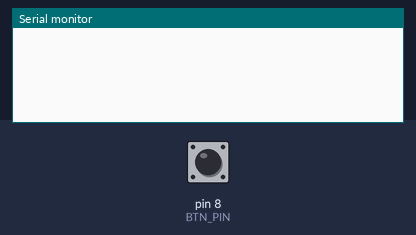
Recording of a sketch running on a simulated Arduino Leonardo, built with avr-gcc and run on an emulated ATmega32U4. On the bench: the last lines printed to the serial monitor. The test bench sets the inputs (shaded band); at power-on: pin 8 (BTN_PIN) HIGH. USB keyboard and mouse output is not drawn.

Above: at 1.2 s.
1.3 s: pin 8 (BTN_PIN) pulled LOW for 0.15 s
At 2.7 s:
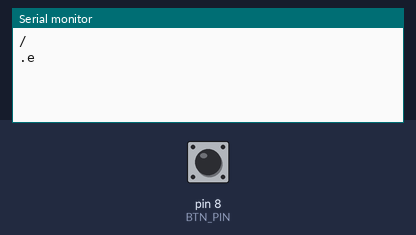
3.3 s: pin 8 (BTN_PIN) pulsed LOW 2 times (0.12 s each, 0.3 s apart)
At 4.5 s:
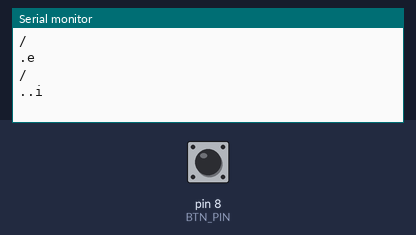
5.5 s: pin 8 (BTN_PIN) pulsed LOW 5 times (0.12 s each, 0.3 s apart)
At 6.9 s:
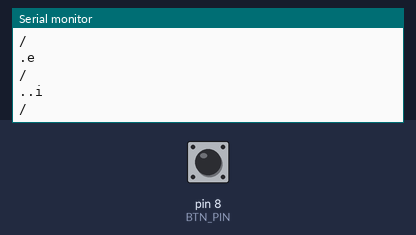

The sketch:

main.ino
```cpp
/** Circuit description
 * button on pin 8 and GND
 */

#include "MorseDecoder.h"

const int BTN_PIN = 8;
MorseDecoder* decoder;

void setup() {
    Serial.begin(9600);
    Keyboard.begin();

    pinMode(BTN_PIN, INPUT_PULLUP);

    decoder = new MorseDecoder();
}

void loop() {
    static bool old_val = 0;
    bool new_val = digitalRead(BTN_PIN) == LOW;
    if (old_val != new_val) {
        if (new_val) {
            decoder->pressed();
        } else {
            decoder->released();
        }
        old_val = new_val;
    }
    decoder->update();
    delay(10);
}
```

Letter.h
```cpp
#ifndef LETTER_H
#define LETTER_H

struct Letter {
    int buffer_;
    int buffer_n_;
    char symbol_;

    Letter() : Letter(0, 0, 0) {}

    Letter(int buffer, int buffer_n, char symbol) {
        buffer_ = buffer;
        buffer_n_ = buffer_n;
        symbol_ = symbol;
    }

    void clear() {
        buffer_ = 0;
        buffer_n_ = 0;
    }
};

bool operator==(const Letter& lhs, const Letter& rhs) {
    return lhs.buffer_ == rhs.buffer_ && lhs.buffer_n_ == rhs.buffer_n_;
}

#endif
```

MorseDecoder.h
```cpp
#ifndef MORSER_DECODER_H
#define MORSER_DECODER_H

#include <Keyboard.h>

#include "layout.h"
#include "Letter.h"
#include "Streaming.h"
#include "Timer.h"

class MorseDecoder {
    public:
        MorseDecoder() {
            timer = new Timer(0);
            letter = new Letter();
        }

        void update() {
            time_t dt = timer->delta(0);
            if (button_down_) {
                if (dt > BACKSPACE_TIME) {
                    Keyboard.press(8);
                }
            } else {
                if (dt > STOP_TIME) {
                    letter->clear();
                } else if (dt > END_SYMBOL_TIME) {
                    endSymbol();
                }
            }
        }

        void pressed() {
            button_down_ = 1;
            time_t dt = timer->delta();
            if (dt > END_WORD_TIME && dt < STOP_TIME) {
                endWord();
            }
        }

        void released() {
            button_down_ = 0;
            time_t dt = timer->delta();
            // Was pressed during dt
            if (dt > BACKSPACE_TIME) {
                Keyboard.release(8);
                letter->clear();
                return;
            }

            if (dt < (DOT_TIME + DASH_TIME) / 2) {
                symbol(0);
            } else {
                symbol(1);
            }
        }

    private:
        void symbol(bool dash) {
            if (letter->buffer_n_ >= 32) {
                Serial << "ERROR: Too long sequence. Letter cleared.\n";
                letter->clear();
            }
            letter->buffer_ <<= 1;
            letter->buffer_ |= dash;
            ++letter->buffer_n_;
        }

        void endWord() {
            endSymbol();
            Serial << "/\n";
            Keyboard << ' ';
        }

        void endSymbol() {
            if (letter->buffer_n_ == 0) return;
            for (int i = 0; i < letter->buffer_n_; ++i) {
                Serial << (letter->buffer_ & bit(i) ? '-' : '.');
            }

            bool found = 0;
            for (const Letter& pattern : patterns) {
                if (pattern == *letter) {
                    Serial << pattern.symbol_ << '\n';
                    Keyboard << pattern.symbol_;
                    found = 1;
                    break;
                }
            }
            if (!found) {
                Serial << "ERROR: Unknown symbol\n";
            }
            letter->clear();
        }

        const time_t TIME_UNIT_ = 120;
        const time_t DOT_TIME        = 1  * TIME_UNIT_;
        const time_t DASH_TIME       = 3  * TIME_UNIT_;
        const time_t END_SYMBOL_TIME = 3  * TIME_UNIT_;
        const time_t END_WORD_TIME   = 7  * TIME_UNIT_;
        const time_t STOP_TIME       = 30 * TIME_UNIT_;
        const time_t BACKSPACE_TIME  = 6  * TIME_UNIT_;
        Letter* letter;
        Timer* timer;
        bool button_down_ = 0;
};

#endif
```

Streaming.h
```cpp
#ifndef STREAMING_H
#define STREAMING_H

template<class T>
Print& operator<<(Print &obj, T arg) {
    obj.print(arg);
    return obj;
}

#endif
```

Timer.h
```cpp
#ifndef TIMER_H
#define TIMER_H

using time_t = unsigned long;

class Timer {
    public:
        Timer() : Timer(millis()) {}

        Timer(const time_t& time) {
            last_time_ = time;
        }

        time_t time() {
            return millis();
        }

        time_t delta(bool update = 1) {
            time_t now_time = time();
            time_t delta_time = now_time - last_time_;
            if (update) {
                last_time_ = now_time;
            }
            return delta_time;
        }

    private:
        time_t last_time_;
};

#endif
```

layout.h
```cpp
#ifndef LAYOUT_H
#define LAYOUT_H

#include "Letter.h"

Letter patterns[] = {
    // Letters
    {0b01  , 2, 'a'},
    {0b1000, 4, 'b'},
    {0b1010, 4, 'c'},
    {0b100 , 3, 'd'},
    {0b0   , 1, 'e'},
    {0b0010, 4, 'f'},
    {0b110 , 3, 'g'},
    {0b0000, 4, 'h'},
    {0b00  , 2, 'i'},
    {0b0111, 4, 'j'},
    {0b101 , 3, 'k'},
    {0b0100, 4, 'l'},
    {0b11  , 2, 'm'},
    {0b10  , 2, 'n'},
    {0b111 , 3, 'o'},
    {0b0110, 4, 'p'},
    {0b1101, 4, 'q'},
    {0b010 , 3, 'r'},
    {0b000 , 3, 's'},
    {0b1   , 1, 't'},
    {0b001 , 3, 'u'},
    {0b0001, 4, 'v'},
    {0b011 , 3, 'w'},
    {0b1000, 4, 'x'},
    {0b1011, 4, 'y'},
    {0b1100, 4, 'z'},

    // Numbers
    {0b01111, 5, '1'},
    {0b00111, 5, '2'},
    {0b00011, 5, '3'},
    {0b00001, 5, '4'},
    {0b00000, 5, '5'},
    {0b10000, 5, '6'},
    {0b11000, 5, '7'},
    {0b11100, 5, '8'},
    {0b11110, 5, '9'},
    {0b11111, 5, '0'},

    // Symbols
    {0b010101, 6, '.'},
    {0b110011, 6, ','},
    {0b001100, 6, '?'},

    // Enter
    {0b00101, 5, '\n'},
};

#endif
```

Measured:
- after the input at 1.3 s, the serial monitor: prints a new line at once (image 1)
- after the input at 3.3 s, the serial monitor: prints a new line after 0.80 s (image 2)
